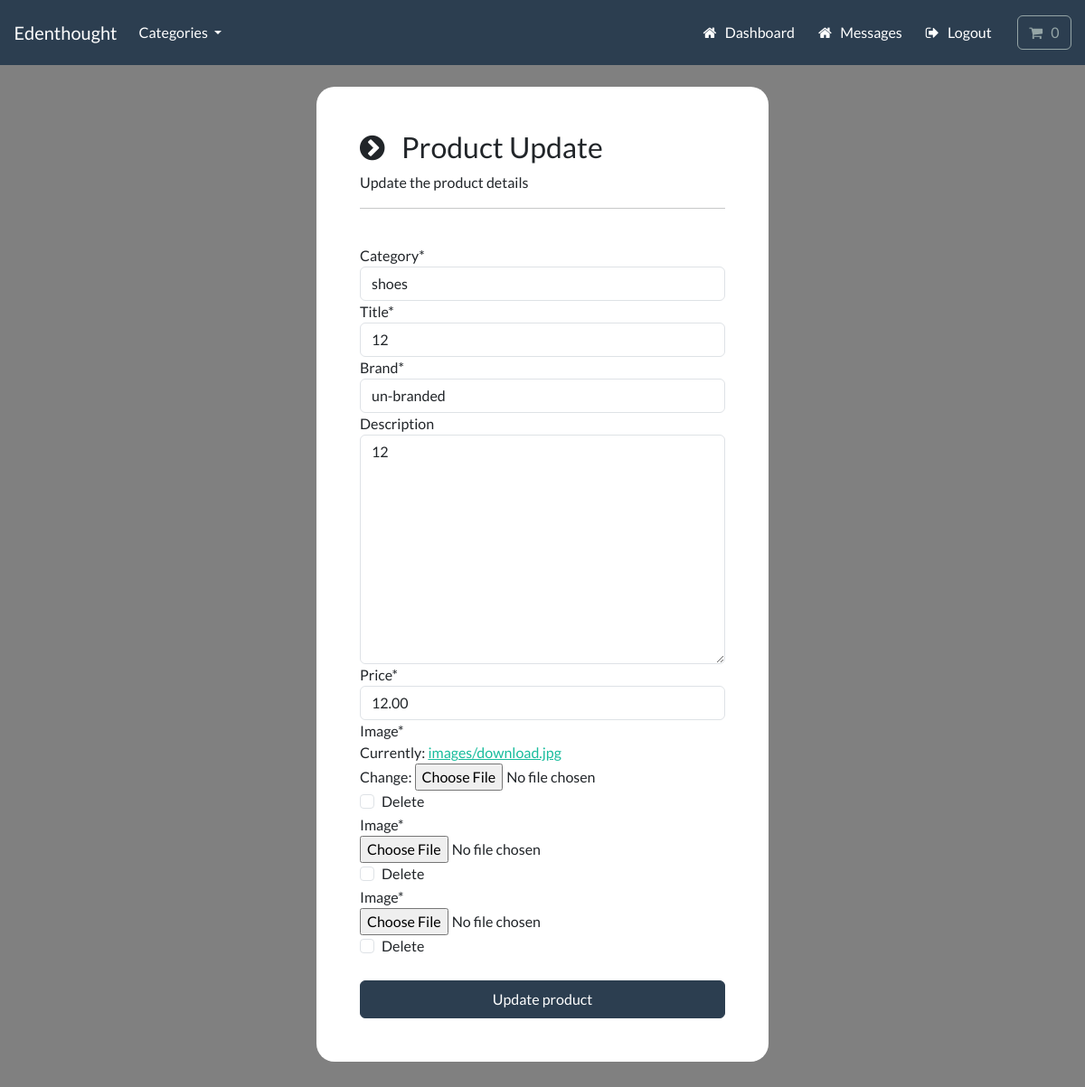
Screenshot of /account/product/12/update/ (signed in) with the database file from the repository.
### store/models.py (models this page shows, shortened)
class Product(models.Model):
    category = models.ForeignKey(Category, related_name='product', on_delete=models.CASCADE, null=True)
    title = models.CharField(max_length=250)
    brand = models.CharField(max_length=250, default='un-branded')
    description = models.TextField(blank=True)
    slug = models.SlugField(max_length=255)
    price = models.DecimalField(max_digits=9, decimal_places=2)
    user = models.ForeignKey(User, max_length=10, on_delete=models.CASCADE, null=True)
    class Meta:
        verbose_name_plural = 'products'

### account/views.py (the view, shortened to what this page needs)
# urls.py: path('product/<slug:slug>/update/', UserProductUpdateView.as_view(), name='update-product'),
@method_decorator(login_required(login_url='my-login'), name='dispatch')
@method_decorator(csrf_protect, name='dispatch')
class UserProductUpdateView(UpdateView):
    model = Product
    form_class = CreateProductForm
    template_name = 'account/update-product.html'
    success_url = 'dashboard'
    def get_context_data(self, **kwargs):
        context = super().get_context_data(**kwargs)
        if self.request.POST:
            formset = PostFormSet(self.request.POST, self.request.FILES, instance=self.object)
        else:
            formset = PostFormSet(instance=self.object)
        context['formset'] = formset
        return context
    def get_object(self, queryset=None):
        return Product.objects.get(slug=self.kwargs['slug'])

### account/forms.py (shortened to what this page needs)
class CreateProductForm(ModelForm):
    class Meta:
        model = Product
        fields = ['category','title', 'brand', 'description', 'price']

### cart/cart.py (called while the page is built)
    def __len__(self):
        return sum(item['qty'] for item in self.cart.values())

### cart/context_processors.py (called while the page is built)
def cart(request):
    return {'cart': Cart(request)}

### store/models.py (called while the page is built)
    def __str__(self):
        return self.name

    def get_absolute_url(self):
        return reverse('list-category', args=[self.slug])

### store/views.py (called while the page is built)
def categories(request):
    all_categories = Category.objects.all()
    return {'all_categories': all_categories}

### account/templates/account/update-product.html (shortened to what this page needs)
{% include "store/base.html" %}
{% load static %}
{% load crispy_forms_tags %}
{% block content %}
    <body>
        <br>
        <div class="container bg-white shadow-md p-5 form-layout">
            <h3> <i class="fa fa-chevron-circle-right" aria-hidden="true"></i> &nbsp; Product Update </h3>
            <p> Update the product details </p>
            <hr>
            <br>
            <form action="" method="post" enctype="multipart/form-data">
                {{ form|crispy }}
                {{ formset|crispy }}
                <br>
                <button type="submit" class="btn btn-primary navbar-btn text-white w-100 p-2"> Update product </button>
            </form>
        </div>
    </body>
{% endblock %}

### static/css/styles.css (style rules this page uses)
.form-layout { border-radius: 20px; width: 500px; }

### account/templates/account/update-product.html (style rules this page uses)
body { background-color: gray; }

### rows the page displays
Product: category "shoes", title "12", brand "un-branded", description "12", price "12.00"
